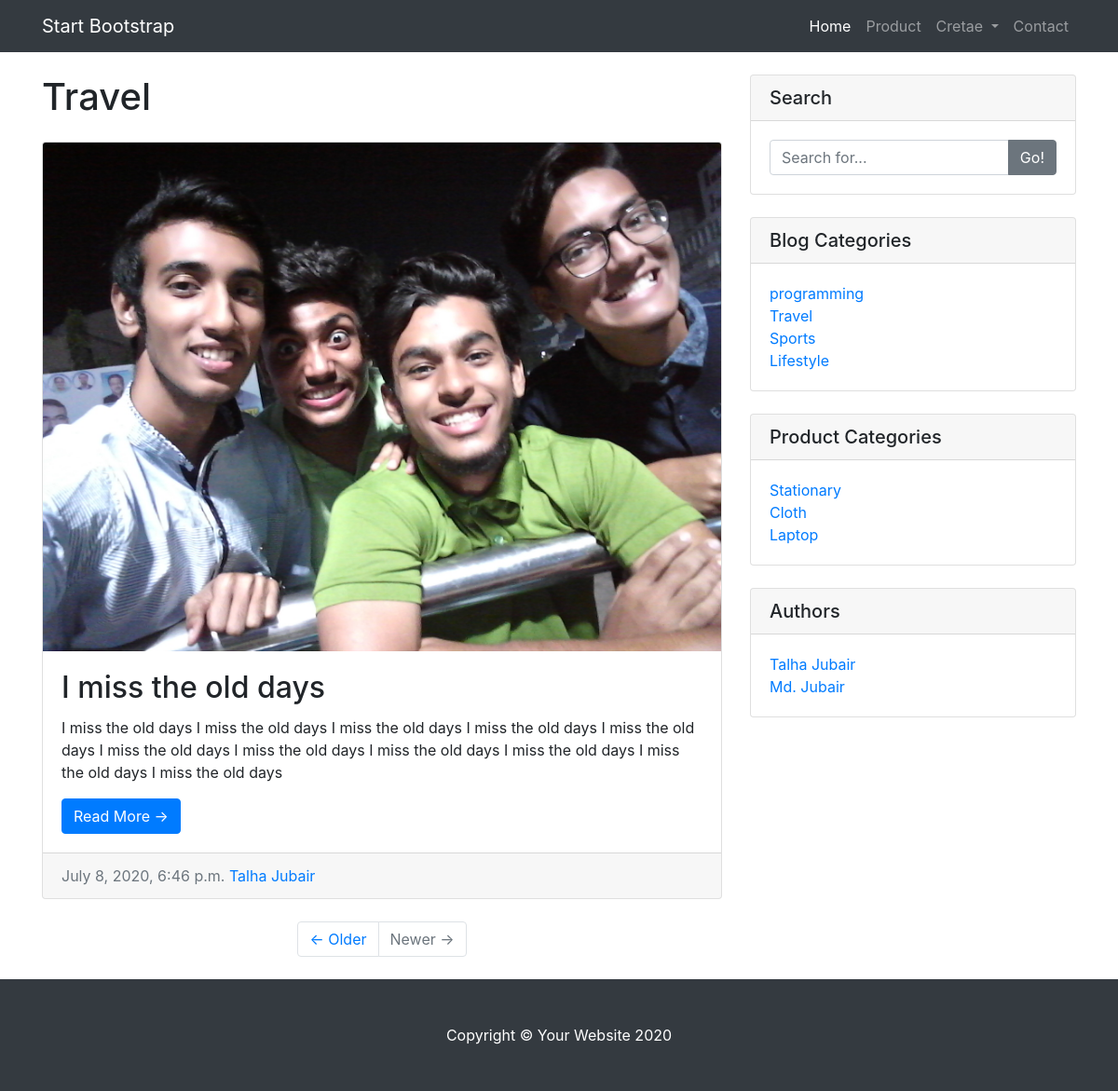
Screenshot of /blog/category/Travel with the database file from the repository.
### blog/models.py (models this page shows, shortened)
class Category(models.Model):
    name = models.CharField(max_length=50)

class Post(models.Model):
    title = models.CharField(max_length=50)
    photo = models.ImageField(upload_to='blog')
    date = models.DateTimeField(auto_now_add=True)
    body = models.TextField()
    author = models.ForeignKey(User, on_delete=models.CASCADE)
    category = models.ForeignKey(Category, on_delete=models.CASCADE)

class Profile(models.Model):
    full_name = models.CharField(max_length=50)
    user = models.OneToOneField(User, on_delete=models.CASCADE)

### product/models.py (models this page shows, shortened)
class Category(models.Model):
    name = models.CharField(max_length=50)

### blog/views.py (the view)
# urls.py: path('category/<ctg_name>', views.category_post, name="category-post"),
def category_post(request, ctg_name):
    ctg_obj = Category.objects.get(name=ctg_name)
    post_list = Post.objects.filter(category=ctg_obj)
    context = {'posts': post_list, 'ctg_name': ctg_name}
    return render(request, 'blog/post_by_ctg.html', context)

### bs4_blog/custom_context.py (called while the page is built)
def my_context(request):
    categories = Category.objects.all()
    profile = Profile.objects.all()
    p_ctg = product_category.objects.all()
    return {'categories': categories, 'profile': profile, 'p_ctg': p_ctg}

### templates/blog/post_by_ctg.html
{% extends 'base.html' %}
{% block content %}
<div class="col-md-8">
  <h1 class="my-4">{{ ctg_name }}</h1>
  {% for post in posts %}
  <div class="card mb-4">
    <img
      class="card-img-top img-fluid"
      src="{{ post.photo.url }}"
      alt="Card image cap"/>
    <div class="card-body">
      <h2 class="card-title">{{ post.title }}</h2>
      <p class="card-text">{{ post.body }}</p>
      <a href="{% url 'detail-post' post.id %}" class="btn btn-primary"
        >Read More &rarr;</a>
    </div>
    <div class="card-footer text-muted">
      {{ post.date }}
      <a href="#">{{ post.author.profile.full_name }}</a>
    </div>
  </div>
  {% endfor %}
  <ul class="pagination justify-content-center mb-4">
    <li class="page-item">
      <a class="page-link" href="#">&larr; Older</a>
    </li>
    <li class="page-item disabled">
      <a class="page-link" href="#">Newer &rarr;</a>
    </li>
  </ul>
</div>
{% endblock %}

### templates/base.html (shortened to what this page needs)
{% load static %}
<!DOCTYPE html>
<html lang="en">
  <head>
    <link
      href="{% static 'bootstrap/css/bootstrap.min.css' %}"
      rel="stylesheet"
    />
    <link href="{% static 'css/blog-home.css' %}" rel="stylesheet" />
  </head>
  <body>
    <nav class="navbar navbar-expand-lg navbar-dark bg-dark fixed-top">
      <div class="container">
        <a class="navbar-brand" href="/">Start Bootstrap</a>
        <div class="collapse navbar-collapse" id="navbarResponsive">
          <ul class="navbar-nav ml-auto">
            <li class="nav-item active">
              <a class="nav-link" href="/">Home</a>
            </li>
            <li class="nav-item">
              <a class="nav-link" href="{% url 'product-list' %}">Product</a>
            </li>
            <li class="nav-item dropdown">
              <a
                class="nav-link dropdown-toggle"
                href="#"
                id="navbarDropdown"
                role="button"
                data-toggle="dropdown"
                aria-haspopup="true"
                aria-expanded="false"
              >
                Cretae
              </a>
            </li>
            <li class="nav-item">
              <a class="nav-link" href="#">Contact</a>
            </li>
          </ul>
        </div>
      </div>
    </nav>
    <div class="container">
      <div class="row">
        {% block content %} {% endblock %}
        <div class="col-md-4">
          <div class="card my-4">
            <h5 class="card-header">Search</h5>
            <div class="card-body">
              <form action="/blog/search" method="POST">
                <div class="input-group">
                  <input
                    type="text"
                    class="form-control"
                    name="search_keyword"
                    id="s"
                    type="submit"
                    placeholder="Search for..."
                  />
                  <span class="input-group-append">
                    <button
                      class="btn btn-secondary"
                      id="s"
                      type="submit"
                      type="button"
                    >
                      Go!
                    </button>
                  </span>
                </div>
              </form>
            </div>
          </div>
          <div class="card my-4">
            <h5 class="card-header">Blog Categories</h5>
            <div class="card-body">
              <div class="row">
                <div class="col-lg-6">
                  <ul class="list-unstyled mb-0">
                    {% for ctg in categories %}
                    <li>
                      <a href="{% url 'category-post' ctg.name %}"
                        >{{ ctg.name }}</a
                      >
                    </li>
                    {% endfor %}
                  </ul>
                </div>
              </div>
            </div>
          </div>
          <div class="card my-4">
            <h5 class="card-header">Product Categories</h5>
            <div class="card-body">
              <div class="row">
                <div class="col-lg-6">
                  <ul class="list-unstyled mb-0">
                    {% for product_ctg in p_ctg %}
                    <li>
                      <a href="{% url 'p-category-post' product_ctg.name %}"
                        >{{ product_ctg.name }}</a
                      >
                    </li>
                    {% endfor %}
                  </ul>
                </div>
              </div>
            </div>
          </div>
          <div class="card my-4">
            <h5 class="card-header">Authors</h5>
            <div class="card-body">
              <div class="row">
                <div class="col-lg-6">
                  <ul class="list-unstyled mb-0">
                    {% for profiles in profile %}
                    <li>
                      <a href="#">{{ profiles.full_name }}</a>
                    </li>
                    {% endfor %}
                  </ul>
                </div>
              </div>
            </div>
          </div>
        </div>
      </div>
    </div>
    <footer class="py-5 bg-dark">
      <div class="container">
        <p class="m-0 text-center text-white">
          Copyright &copy; Your Website 2020
        </p>
      </div>
    </footer>
  </body>
</html>

### static/css/blog-home.css (style rules this page uses)
body { padding-top: 56px; }

### rows the page displays
Category: name "Travel"
Post: photo (picture), title "I miss the old days", body "I miss the old days I miss the old days I miss the old days I miss the old days I miss the old days I miss the old days I miss the old days I miss the old days I miss the old days I miss the old days I miss the old days", date "July 8, 2020, 6:46 p.m.", author.profile.full_name "Talha Jubair"
Category: name "programming"
Category: name "Sports"
Category: name "Lifestyle"
Category: name "Stationary"
Category: name "Cloth"
Category: name "Laptop"
Profile: full_name "Talha Jubair"
Profile: full_name "Md. Jubair"
